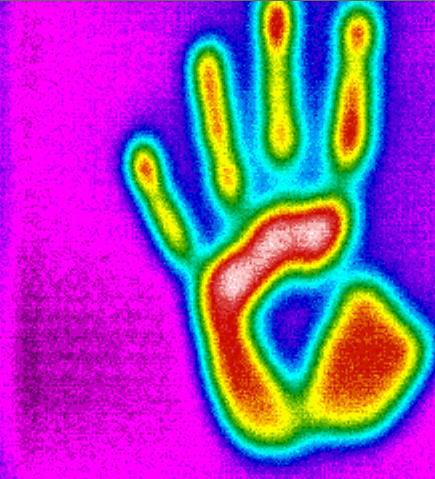
#> input picture Prelim_test/hand_1.png, 435 x 479 px
$ python orb_stitch.py
#> lines starting #> are read from the running program, lines starting #| are printed output that depends on the picture
#> further down, img is the input picture: shape (479, 435, 3); mean B, G, R 174.8, 73.5, 147.1
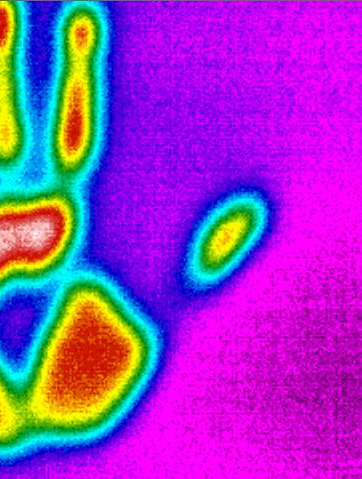
#> input picture Prelim_test/hand_2.png, 362 x 479 px
#> further down, img2 is the input picture: shape (479, 362, 3); mean B, G, R 190, 55.3, 150.6
#!/usr/bin/env python3
import numpy as np
import cv2
import math
import time
from matplotlib import pyplot as plt
from random import randrange

# Function Descriptions
def transpose(array):
    array = array[:]
    n = len(array)
    for i, row in enumerate(array):
        array[i] = row + [None for _ in range(n-len(row))]
    array = zip(*array)
    for i, row in enumerate(array):
        array[i] = [elem for elem in row if elem is not None]
    return array

def alignImages(img1,img2):
    # Convert Images to Grayscale
    img1Gray = cv2.cvtColor(img1,cv2.COLOR_BGR2GRAY)
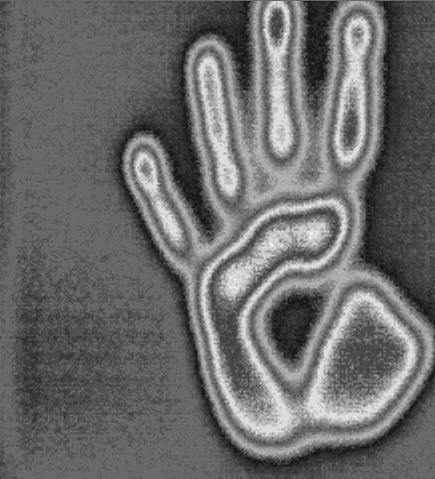
#> img1Gray: shape (479, 435); min 19, max 247, mean 107.1
    img2Gray = cv2.cvtColor(img2,cv2.COLOR_BGR2GRAY)
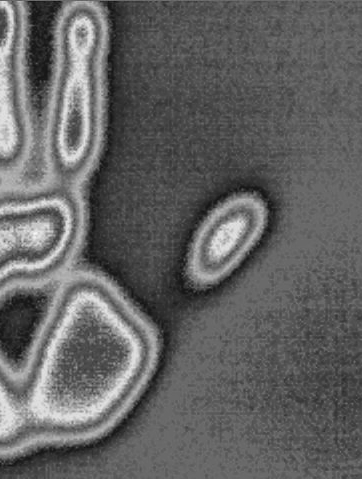
#> img2Gray: shape (479, 362); min 19, max 247, mean 99.1

    # Initialization of the Feature Detector
    orb = cv2.ORB_create()

    # Locate keypoints in the image, calculate descriptors
    kp, desc = orb.detectAndCompute(img1Gray,None)
#> kp = 500 keypoints; strongest (x, y, size): (279, 147, 111.1), (281, 146, 92.6), (142, 154, 77.1), (230, 188, 92.6)
    kp2, desc2 = orb.detectAndCompute(img2Gray,None)
#> kp2 = 450 keypoints; strongest (x, y, size): (236, 222, 111.1), (239, 221, 92.6), (236, 221, 77.1), (71, 145, 64.3)

    # Create BFMatcher object for Matching Images, Brutte Force Hamming Matcher
    bf = cv2.BFMatcher(cv2.NORM_HAMMING,crossCheck=True)

    # Match Descriptor, Similar Features between 2 Images
    matches = bf.match(desc,desc2)
#> matches = 174 matches

    # Sort the matches by score for sitching/meshing
    matches_final = sorted(matches, key = lambda x:x.distance)
#> matches_final = 174 matches

    # Remove "BAD" matches (85% threshold, only keep top 15% of matches)
    goodMatches = int(len(matches_final)*0.15)
#> goodMatches = 26
    matches_final = matches_final[:goodMatches]
#> matches_final = 26 matches

    # Draw the top Matches in the Image
    img3 = cv2.drawMatches(img1,kp,img2,kp2,matches_final,None,flags=2)
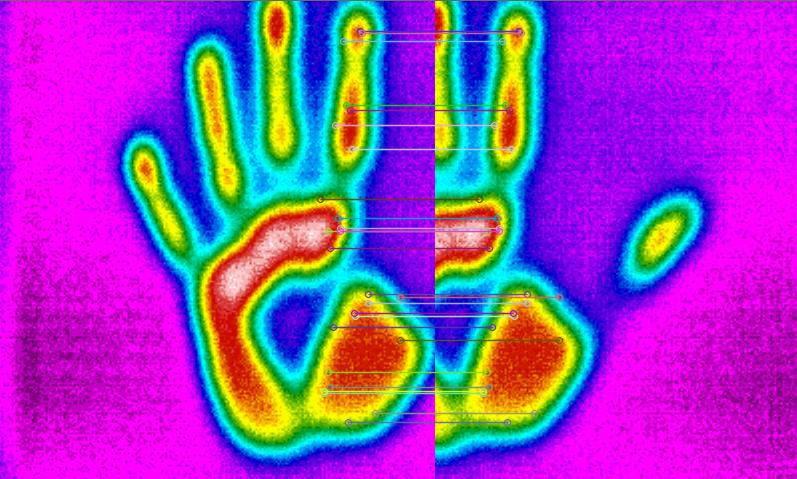
#> img3: shape (479, 797, 3); mean B, G, R 182.3, 65.4, 149
    cv2.imwrite("output3.jpg",img3)

    # Show final Panorama of the Image
    # Use RANSAC algorithm to find Homography (translation+rotation) matrix

    # Initialize Image Objects
    points1 = np.zeros((len(matches),2), dtype=np.float32) # Initialization
#> points1 = 174 pairs, first value 0 to 0, second value 0 to 0
    points2 = np.zeros((len(matches),2), dtype=np.float32) # Initialization
#> points2 = 174 pairs, first value 0 to 0, second value 0 to 0

    # Extract Location of Good Matches
    for x, match in enumerate(matches):
        points1[x,:] = kp[match.queryIdx].pt
        points2[x,:] = kp2[match.trainIdx].pt
#> after the loop, points1 = 174 pairs, first value 131.4 to 400, second value 31 to 433.2; points2 = 174 pairs, first value 31 to 265.2, second value 31 to 423

    # Find Homography Matrix
    h_matrix, mask = cv2.findHomography(points1,points2,cv2.RANSAC,5.0)
#> h_matrix = [[0.985, 6.89e-06, -271.1], [0.00351, 0.992, -0.815], [-8.79e-06, -8.61e-06, 1]]; mask = 174 values, max 1 at index 0, min 0 at index 1, mean 0.621

    # Image Dimensions
    h1,w1,c1 = img1.shape
#> h1 = 479; w1 = 435; c1 = 3
    h2,w2,c2 = img2.shape
#> h2 = 479; w2 = 362; c2 = 3

    # Get the Canvas Dimensions
    img1_dims = np.float32([[0,0],[0,w1],[h1,w1],[h1,0]]).reshape(-1,1,2)
#> img1_dims = [[0, 0], [0, 435], [479, 435], [479, 0]]
    img2_dims_temp = np.float32([[0,0],[0,w2],[h2,w2],[h2,0]]).reshape(-1,1,2)
#> img2_dims_temp = [[0, 0], [0, 362], [479, 362], [479, 0]]

    # Get Relative Perspective of second Image
    img2_dims = cv2.perspectiveTransform(img2_dims_temp,h_matrix)
#> img2_dims = [[-271.1, -0.815], [-272, 359.6], [202.2, 362.8], [201.5, 0.869]]

    # Resulting Dimensions
    result_dims = np.concatenate((img1_dims,img2_dims),axis=0)
#> result_dims = [[0, 0], [0, 435], [479, 435], [479, 0], [-271.1, -0.815], [-272, 359.6], [202.2, 362.8], [201.5, 0.869]]

    # Calculating dimensions of matched points
    [x_min,y_min] = np.int32(result_dims.min(axis=0).ravel()-0.5)
#> x_min = -272; y_min = -1
    [x_max,y_max] = np.int32(result_dims.max(axis=0).ravel()+0.5)
#> x_max = 479; y_max = 435

    # Create Output Array after
    transform_dist = [-x_min,-y_min]
#> transform_dist = [272, 1]
    transform_array = np.array([[1,0,transform_dist[0]],[0,1,transform_dist[1]],[0,0,1]])
#> transform_array = [[1, 0, 272], [0, 1, 1], [0, 0, 1]]

    # Warp Images to get the Resulting Image
    result_img = cv2.warpPerspective(img2,transform_array.dot(h_matrix),(x_max-x_min,y_max-y_min))
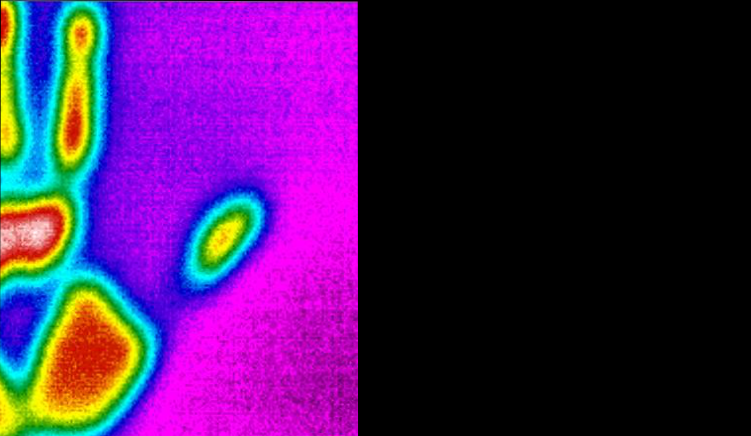
#> result_img: shape (436, 751, 3); mean B, G, R 88.5, 27.9, 69.9
    A = img1.shape[1]
    B = img1.shape[0]

#> (the run stopped early here; a loop or call above may not have finished)
